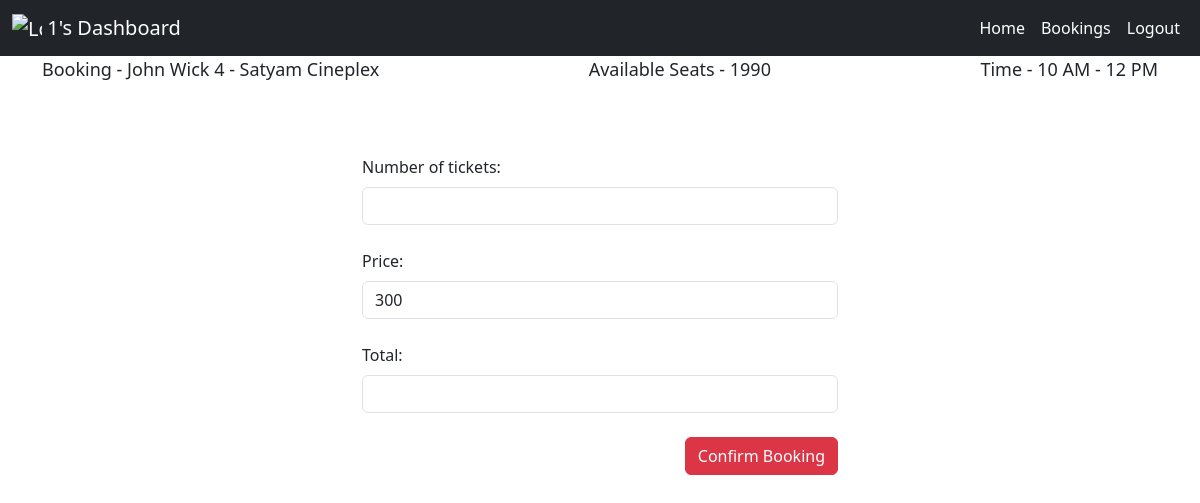
/book/show?showId=3 (signed in), run on the app's committed database.
### models.py (models this page shows, shortened)
class Show(db.Model):
    __tablename__ = "show"
    show_id = db.Column(db.Integer(), primary_key=True)
    show_name = db.Column(db.String(50), nullable=False)
    show_rating = db.Column(db.Integer(), nullable=False)
    show_start_time = db.Column(db.String(50), nullable=False)
    show_end_time = db.Column(db.String(50), nullable=False)
    show_tags = db.Column(db.String(50), nullable=False)
    show_price = db.Column(db.Integer(), nullable=False)
    show_available_seats = db.Column(db.Integer(), nullable=False)
    show_venue_id = db.Column(db.Integer(), db.ForeignKey("venue.venue_id", ondelete='CASCADE'))
    bookings = db.relationship("Booking", backref="show", passive_deletes='all')

class Venue(db.Model):
    __tablename__ = "venue"
    venue_id = db.Column(db.Integer(), primary_key = True)
    venue_name = db.Column(db.String(50), nullable=False)
    venue_place = db.Column(db.String(50), nullable=False)
    venue_location = db.Column(db.String(50), nullable = False)
    venue_capacity = db.Column(db.Integer(), nullable = False)
    shows = db.relationship("Show", backref="venue", passive_deletes='all')

### app.py (the view)
@app.route('/book/show', methods = ['GET'])
def bookShow():
    showId = request.args.get('showId')
    show = Show.query.get(showId)
    venue = Venue.query.get(show.show_venue_id)
    return render_template('book_show.html', username=session['username'], showId=showId, showName=show.show_name, venueName=venue.venue_name, startTime=show.show_start_time, endTime=show.show_end_time, seats=show.show_available_seats, price=show.show_price)

### models.py (called while the page is built)
@event.listens_for(Engine, "connect")
def set_sqlite_pragma(dbapi_connection, connection_record):
    cursor = dbapi_connection.cursor()
    cursor.execute("PRAGMA foreign_keys=ON")
    cursor.close()

### templates/book_show.html (shortened to what this page needs)
<!DOCTYPE html>
<html lang="en">
<head>
    <link href="https://cdn.jsdelivr.net/npm/bootstrap@5.3.0-alpha2/dist/css/bootstrap.min.css" rel="stylesheet"
>
</head>
<body>
    <nav class="navbar navbar-dark navbar-expand-lg bg-dark ">
        <div class="container-fluid">
            <a class="navbar-brand" href="{{ url_for('viewUser')}}">
                <img src="https://img.icons8.com/color/96/null/popcorn.png" alt="Logo" width="30" height="26"
                    class="d-inline-block align-text-top">
                    {{ username }}'s Dashboard
            </a>
            <div class="collapse navbar-collapse" id="navbarNav">
                <ul class="navbar-nav ms-auto mb-2 mb-lg-0">
                    <li class="nav-item">
                        <a class="nav-link active" aria-current="page" href="{{ url_for('viewUser')}}">Home</a>
                    </li>
                    <li class="nav-item">
                        <a class="nav-link active" aria-current="page" href="{{ url_for('bookings')}}">Bookings</a>
                    </li>
                    <li class="nav-item">
                        <a class="nav-link active" aria-current="page" href="{{ url_for('root')}}">Logout</a>
                    </li>
                </ul>
            </div>
        </div>
    </nav>
<div class="container">
    <div style="display:flex; justify-content:space-between; font-weight:500; font-size:large ">
        <div>Booking - {{showName}} - {{venueName}}</div>
        <div>Available Seats - {{seats}}</div>
        <div>Time - {{startTime}} - {{endTime}}</div>
    </div>
</div>
<br/>
<br/>
<br/>
<div class="container mx-auto" style="max-width:500px">
    <form action="/book/show" method="post">
    <label for="bookCount" class="form-label" style="font-weight:500">Number of tickets: </label>
    <input id="bookCount" oninput="bookCountChangeFunc(this)"  type="number" min="0" max={{seats}} name="bookCount" class="form-control" required>
    <br/>
    <label for="price" class="form-label" style="font-weight:500">Price: </label>
    <input type="number" id="price" value={{price}} class="form-control" readonly>
    <br/>
    <label for="totalAmount" class="form-label" style="font-weight:500">Total: </label>
    <input type="number" id="totalAmount" class="form-control" readonly>
    <br/>
    <input type="submit" value="Confirm Booking" class="btn btn-danger btn float-end">
</form>
</div>
</body>
</html>

### data on the page
Show: show_name "John Wick 4", show_available_seats "1990", show_start_time "10 AM", show_end_time "12 PM", show_price "300"
Venue: venue_name "Satyam Cineplex"

### other printed values
{{ username }} "1"
